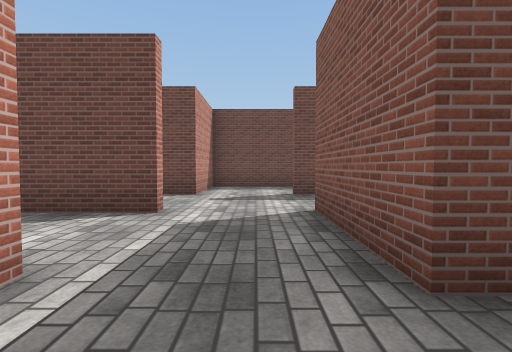
[1] (above)

24 first-person views from a walk through a Unity game level. The camera is 1.3 m above the floor, tilts 2° down and sees 85° across. The floor is counted in squares, 2 m on a side. Each view is taken from the middle of a square. On the plan, view 1 faces up. The plan holds only what a view shows up to about 9 squares ahead; the rest is blank. The player character is not drawn. Some animated figures are left out. Surface patterns are stand-ins for the level's own textures.

[2]
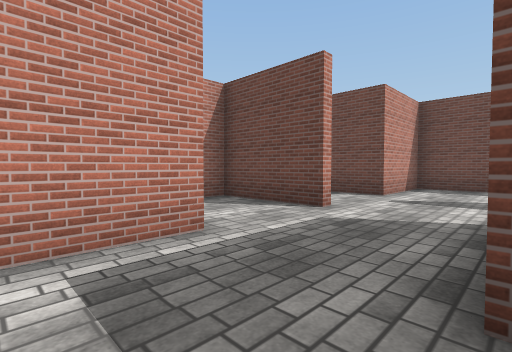

[3]
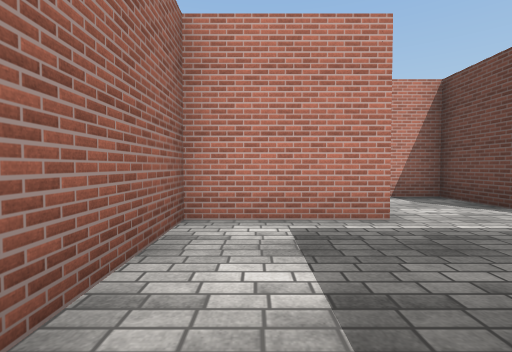

[4]
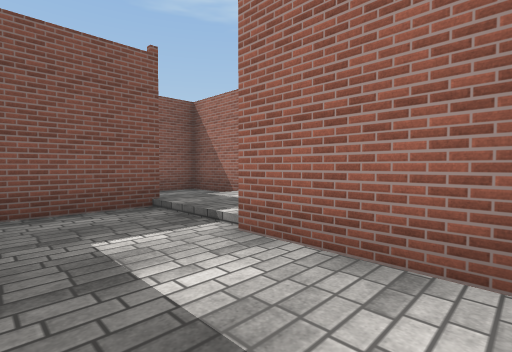

[5]
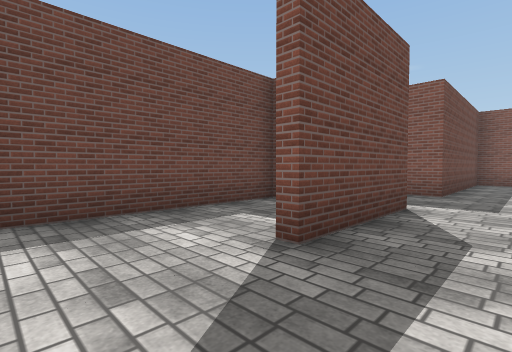

[6]
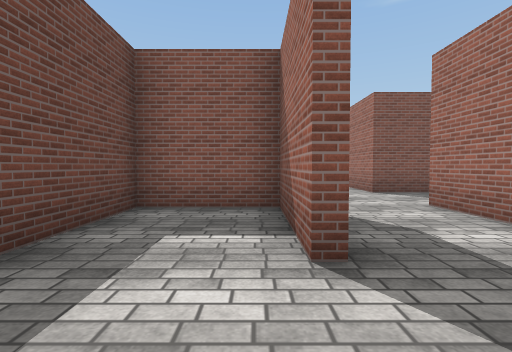

[7]
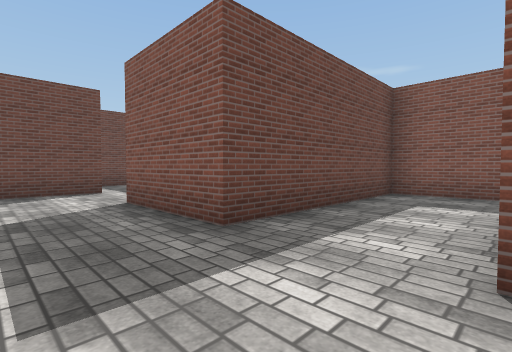

[8]
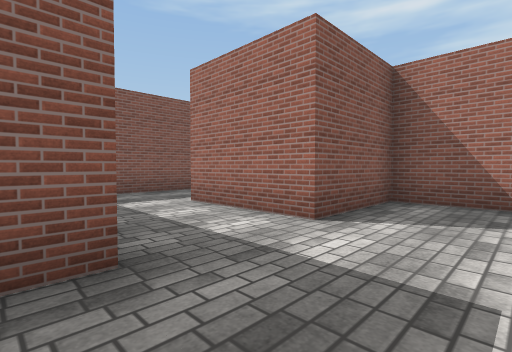

[9]
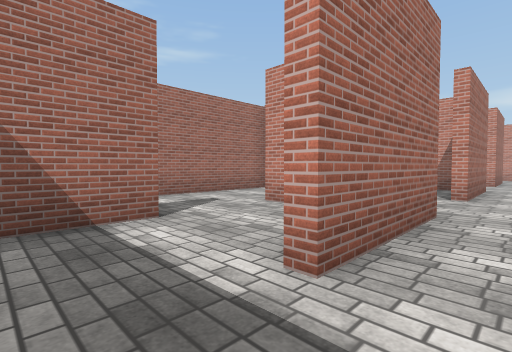

[10]
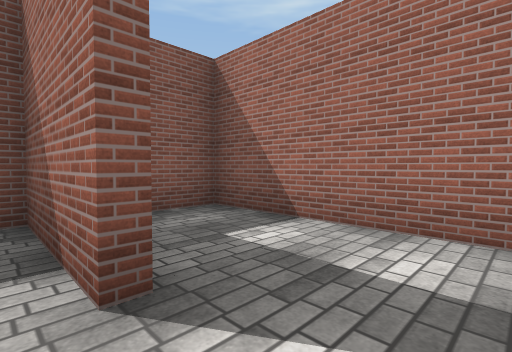

[11]
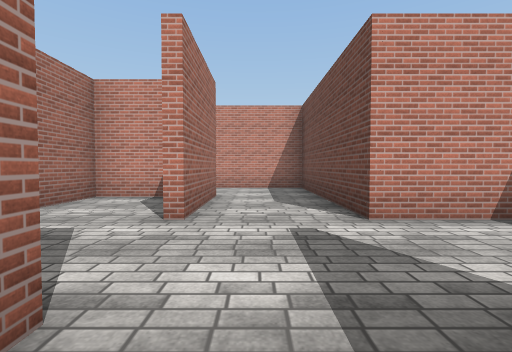

[12]
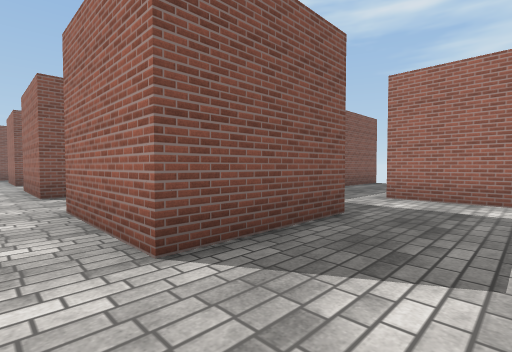

[13]
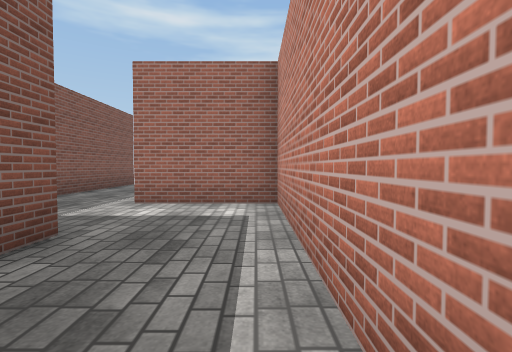

[14]
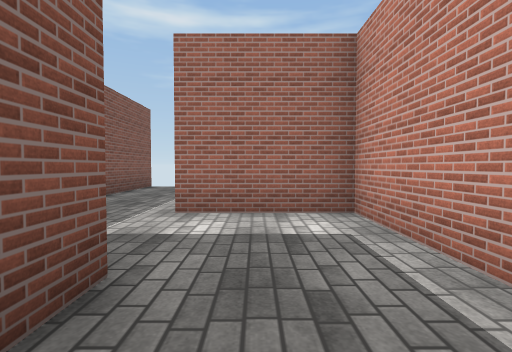

[15]
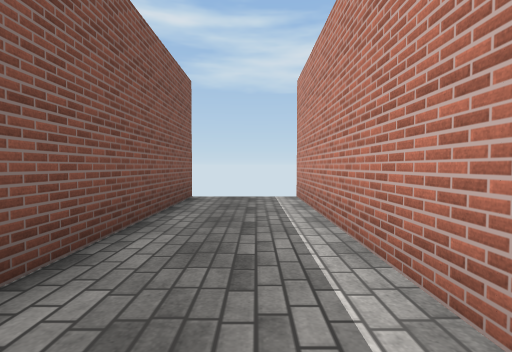

[16]
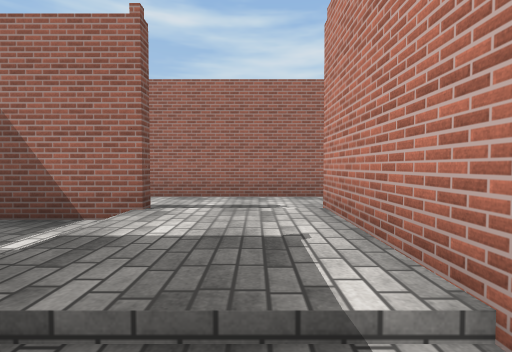

[17]
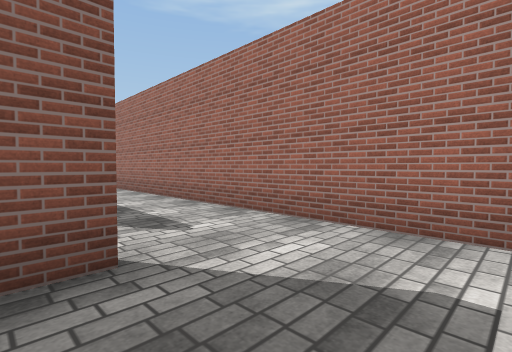

[18]
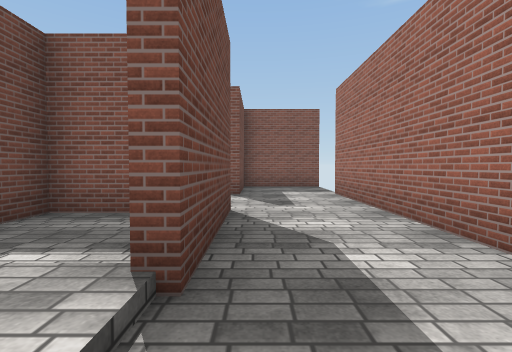

[19]
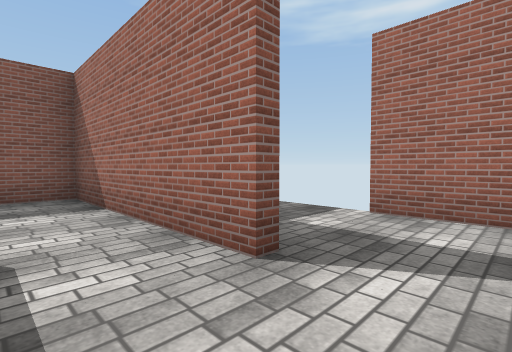

[20]
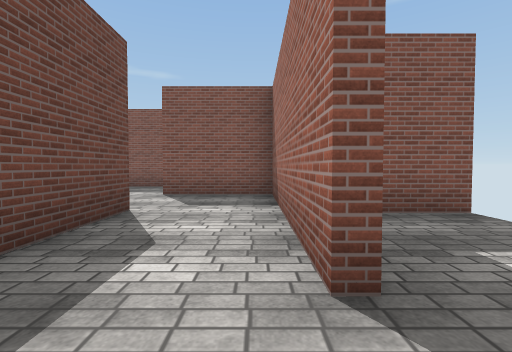

[21]
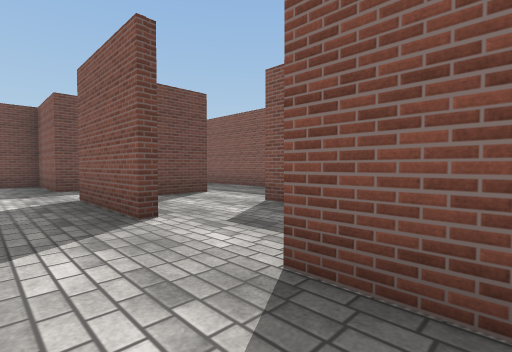

[22]
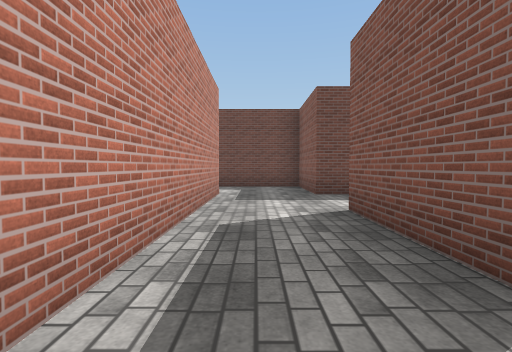

[23]
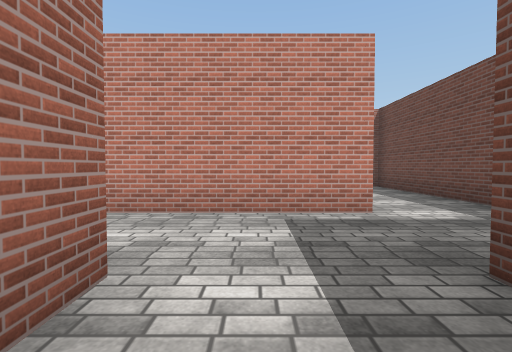

[24]
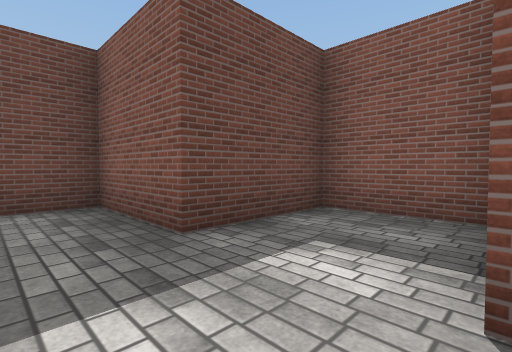

### Floor plan
Points are (right, up) in squares from view 1. A wall is a line through its corners. A room is listed if a view was taken in it or the views show most of it. See-through windows are left out.
Room 1 (views 1, 2)
walls: (-1.4, 0.6) (-1.4, -0.9) (1.5, -0.9); (1.4, 1.4) (0.9, 1.4)
ways out: opening at (1, 0) to room 2; opening at (-0.5, 1) to room 3
Room 2 (views 3, 16)
walls: (3.4, -1.2) (3.4, 0.9)
ways out: opening at (1, 0) to room 1; opening at (2, -1) to room 11
Room 3 (view 4)
walls: (-1.4, 1.8) (-1.4, 0.6); (-1.4, 3.9) (-3.9, 3.9) (-3.9, 1.6) (-2.2, 1.6); (0.9, 1.4) (0.9, 4.1)
ways out: opening at (-0.5, 1) to room 1; opening at (-0.5, 4) to room 4
Room 4 (views 5, 11, 12, 13, 14)
walls: (-1.4, 6.4) (-6.4, 6.4) (-6.4, -0.9) (-3.9, -0.9); (-4.1, 1.4) (-4.1, 4.1) (-1.4, 4.1); (0.9, 4.1) (3.6, 4.1); (3.8, 6.4) (0.9, 6.4)
ways out: opening at (-0.5, 4) to room 3; opening at (-0.5, 6) to room 5; opening at (3, 5) to room 7; opening at (-4, 0) to room 9
Room 5 (view 6)
walls: (0.9, 6.6) (3.4, 6.6) (3.4, 8.9) (-1.4, 8.9) (-1.4, 6.4)
ways out: opening at (-0.5, 6) to room 4
Room 6 (view 7)
walls: (4.1, 1.6) (6.1, 1.6); (5.9, 1.6) (5.9, 4.1)
ways out: opening at (4.5, 4) to room 7
Room 7 (views 8, 9)
walls: (5.9, 4.1) (8.6, 4.1); (6.2, 11.4) (4.2, 11.4); (10.9, 3.5) (10.9, 6.4) (5.9, 6.4) (5.9, 9.1)
ways out: opening at (3, 5) to room 4; opening at (4.5, 4) to room 6; opening at (9.5, 4) to room 8; opening at (6, 10)
Room 8 (view 10)
walls: (8.2, 1.6) (10.9, 1.6) (10.9, 3.5); (6.1, 1.6) (6.1, 1.4); (3.6, -0.9) (10.9, -0.9) (10.9, 0.2)
ways out: opening at (9.5, 4) to room 7
Room 9 (view 15)
walls: (-3.9, -0.9) (-3.9, -6); (-1.6, -6) (-1.6, -1.4)
ways out: opening at (-4, 0) to room 4
Room 10 (view 17)
walls: (0.9, -3.8) (0.9, -3); (-1, -5.9) (1.5, -5.9)
ways out: opening at (1, -4.5) to room 11
Room 11 (view 18)
walls: (3.2, -3.4) (5.9, -3.4) (5.9, -1.1) (5, -1.1); (1.1, -0.9) (1.1, -3.6); (6.1, -3.6) (3.4, -3.6); (1.5, -5.9) (5.4, -5.9)
ways out: opening at (2, -1) to room 2; opening at (1, -4.5) to room 10; opening at (5, -5) to room 12
Room 12 (views 19, 20, 21)
walls: (8.2, -3.4) (13.4, -3.4) (13.4, -0.9); (11.1, -1.1) (9, -1.1); (10.9, -6.1) (10.9, -3.6) (8.5, -3.6); (5.4, -5.9) (8.6, -5.9)
ways out: opening at (5, -5) to room 11; opening at (12.5, -1) to room 13
Room 13 (views 22, 24)
walls: (13.4, 1.2) (13.4, 4.1); (15.9, -0.1) (15.9, 1.6); (16.2, 3.9) (14.8, 3.9); (11.1, 4.6) (11.1, 0.9)
ways out: opening at (12.5, -1) to room 12; opening at (12, 5) to room 14; opening at (15, 0); opening at (16, 2.5)
Room 14 (view 23)
walls: (13.4, 4.1) (14.1, 4.1); (11.1, 5.6) (11.1, 4.6); (15.9, 4.2) (15.9, 6.4) (13.4, 6.4)
ways out: opening at (12, 5) to room 13; opening at (12, 6) to room 15
Room 15 (no view inside)
walls: (11.1, 6.8) (11.1, 5.6); (13.4, 6.4) (13.4, 8.9) (6.1, 8.9)
ways out: opening at (12, 6) to room 14

Positions as (right, up) in squares from view 1, and headings:
1: (0, 0), facing up
2: (1, 0), facing up-left
3: (2, 0), facing left
4: (-1, 1), facing down-right
5: (-1, 5), facing up-right
6: (-1, 7), facing right
7: (4, 4), facing up-right
8: (4, 7), facing down-right
9: (10, 5), facing down-left
10: (7, 2), facing down-right
11: (2, 5), facing left
12: (-6, 5), facing down-right
13: (-6, 4), facing down
14: (-5, 3), facing down
15: (-3, 0), facing down
16: (2, 0), facing down
17: (-1, -3), facing down-right
18: (2, -4), facing right
19: (7, -2), facing down-right
20: (7, -3), facing right
21: (12, -2), facing up-right
22: (12, 0), facing up
23: (15, 5), facing left
24: (12, 4), facing up-right
